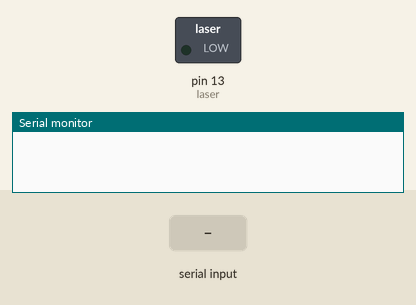
This sketch was run on a simulated Arduino Uno, built with avr-gcc and run on an emulated ATmega328P. Parts: switched loads named in the sketch (green lamp = pin HIGH), the last lines printed to the serial monitor. The test bench sets the inputs (shaded band).

Above: at 1.2 s.
1.3 s: "1" received over Serial
At 1.9 s:
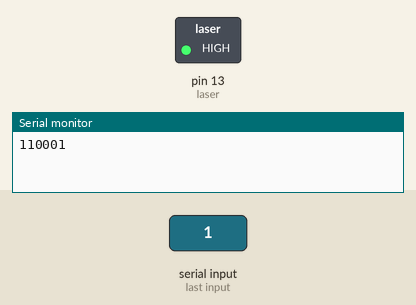
Timing chart, 0 to 9.8 s (numbered marks = the images above; inputs shaded):
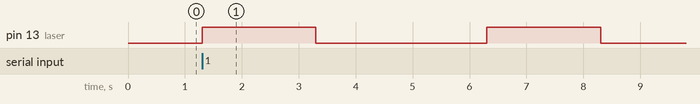

The sketch:

Binemitter.ino
```cpp
int laser = 13;  //Laser pointer pin

void setup() {
  Serial.begin(9600);  //start the serial monitor
  pinMode(laser, OUTPUT);
  digitalWrite(laser,LOW);

}
int get_from_serial(){  //return the users text from the serial monitor as a character
  int character = Serial.read();
  return character;
}

String toBinary(int n) //convert users text to binary and return as a string
{
    String r;
    while(n!=0) {r = (n % 2 == 0 ? "0" : "1") + r; n /= 2;}
    return r;
}

void laserOn(){ //turn laser on
  digitalWrite(laser, HIGH);
}

void laserOff(){ //turn laser off
  digitalWrite(laser, LOW);
}
void laserMessage(String binary){  //Turn laser on/off with regards to the binary string obtained
  for (int i = 0; i <= binary.length(); i++){
    if (binary[i] == '1'){  //turn laser on if '1' is encounterd in the binary string
      laserOn();
    }
    else if (binary[i] == '0'){ ////turn laser off if '0' is encounterd in the binary string
      laserOff();
    }
    delay(1000);  //stop execution for one second
  }
}

void loop() {
  // put your main code here, to run repeatedly:
  while (Serial.available() > 0){  //if the user has entered a text, perform the following actions
    int character = get_from_serial();  //get users text as a character
    if (character != 10){ //10 is defined as '\n' in binary from the ASCII table, it indicates that the user has entered all the text they want
      String binary = toBinary(character);  //convert character to binary
      Serial.println(binary);  //display binary on serial monitor
      laserOff();
      laserMessage(binary); //laser responds to binary string
      laserOff();
    }
  }
}
```

Measured:
- after the input at 1.3 s, pin 13 (laser): alternates HIGH for 2.0 s and LOW for 3.0 s, starting at once
